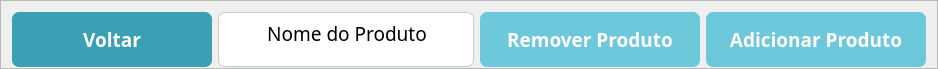
          <widget class="QFrame" name="frame_13">
           <property name="minimumSize">
            <size>
             <width>0</width>
             <height>60</height>
            </size>
           </property>
           <property name="maximumSize">
            <size>
             <width>16777215</width>
             <height>69</height>
            </size>
           </property>
           <property name="font">
            <font>
             <pointsize>11</pointsize>
            </font>
           </property>
           <property name="frameShape">
            <enum>QFrame::StyledPanel</enum>
           </property>
           <property name="frameShadow">
            <enum>QFrame::Raised</enum>
           </property>
           <layout class="QHBoxLayout" name="horizontalLayout_9">
            <item>
             <widget class="QPushButton" name="pushButton">
              <property name="minimumSize">
               <size>
                <width>200</width>
                <height>55</height>
               </size>
              </property>
              <property name="maximumSize">
               <size>
                <width>300</width>
                <height>60</height>
               </size>
              </property>
              <property name="font">
               <font>
                <family>Poppins</family>
                <pointsize>14</pointsize>
                <weight>75</weight>
                <bold>true</bold>
               </font>
              </property>
              <property name="styleSheet">
               <string notr="true">QPushButton{
border-radius: 7px;
background-color: rgb(60, 160, 181);
color: white;
}
</string>
              </property>
              <property name="text">
               <string>Voltar</string>
              </property>
             </widget>
            </item>
            <item>
             <widget class="QTextBrowser" name="textBrowser_2">
              <property name="minimumSize">
               <size>
                <width>0</width>
                <height>55</height>
               </size>
              </property>
              <property name="maximumSize">
               <size>
                <width>16777215</width>
                <height>60</height>
               </size>
              </property>
              <property name="font">
               <font>
                <family>Poppins</family>
                <pointsize>14</pointsize>
               </font>
              </property>
              <property name="styleSheet">
               <string notr="true">QTextBrowser{
background-color: rgb(255, 255, 255);
border-radius: 7px;
border: 1px solid rgb(196, 205, 208);
padding-top: 3px;
padding-left: 2px;
}
</string>
              </property>
              <property name="html">
               <string>&lt;!DOCTYPE HTML PUBLIC &quot;-//W3C//DTD HTML 4.0//EN&quot; &quot;http://www.w3.org/TR/REC-html40/strict.dtd&quot;&gt;
&lt;html&gt;&lt;head&gt;&lt;meta name=&quot;qrichtext&quot; content=&quot;1&quot; /&gt;&lt;style type=&quot;text/css&quot;&gt;
p, li { white-space: pre-wrap; }
&lt;/style&gt;&lt;/head&gt;&lt;body style=&quot; font-family:'Poppins'; font-size:14pt; font-weight:400; font-style:normal;&quot;&gt;
&lt;p align=&quot;center&quot; style=&quot; margin-top:0px; margin-bottom:0px; margin-left:0px; margin-right:0px; -qt-block-indent:0; text-indent:0px;&quot;&gt;Nome do Produto&lt;/p&gt;&lt;/body&gt;&lt;/html&gt;</string>
              </property>
             </widget>
            </item>
            <item>
             <widget class="QPushButton" name="BtnRmvProduct">
              <property name="minimumSize">
               <size>
                <width>220</width>
                <height>55</height>
               </size>
              </property>
              <property name="maximumSize">
               <size>
                <width>300</width>
                <height>60</height>
               </size>
              </property>
              <property name="font">
               <font>
                <family>Poppins</family>
                <pointsize>14</pointsize>
                <weight>75</weight>
                <bold>true</bold>
               </font>
              </property>
              <property name="styleSheet">
               <string notr="true">QPushButton{
border-radius: 7px;
background-color: rgb(110, 200, 220);
color: white;
}
</string>
              </property>
              <property name="text">
               <string>Remover Produto</string>
              </property>
             </widget>
            </item>
            <item>
             <widget class="QPushButton" name="BtnAddProduct">
              <property name="minimumSize">
               <size>
                <width>220</width>
                <height>55</height>
               </size>
              </property>
              <property name="maximumSize">
               <size>
                <width>300</width>
                <height>60</height>
               </size>
              </property>
              <property name="font">
               <font>
                <family>Poppins</family>
                <pointsize>14</pointsize>
                <weight>75</weight>
                <bold>true</bold>
               </font>
              </property>
              <property name="styleSheet">
               <string notr="true">QPushButton{
border-radius: 7px;
background-color: rgb(110, 200, 220);
color: white;
}</string>
              </property>
              <property name="text">
               <string>Adicionar Produto</string>
              </property>
             </widget>
            </item>
           </layout>
          </widget>
